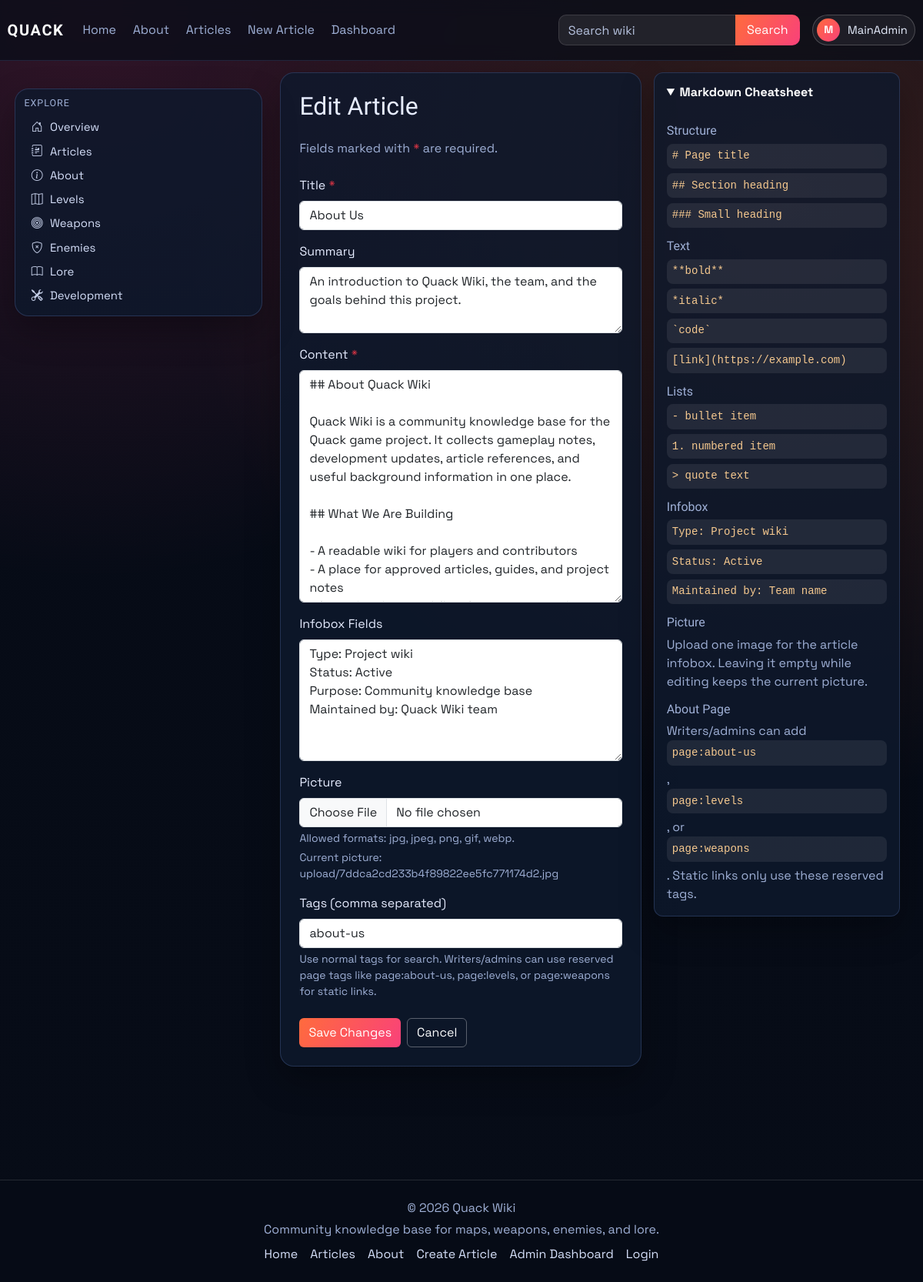
Before: /articles/1/edit (signed in) with the older database file.
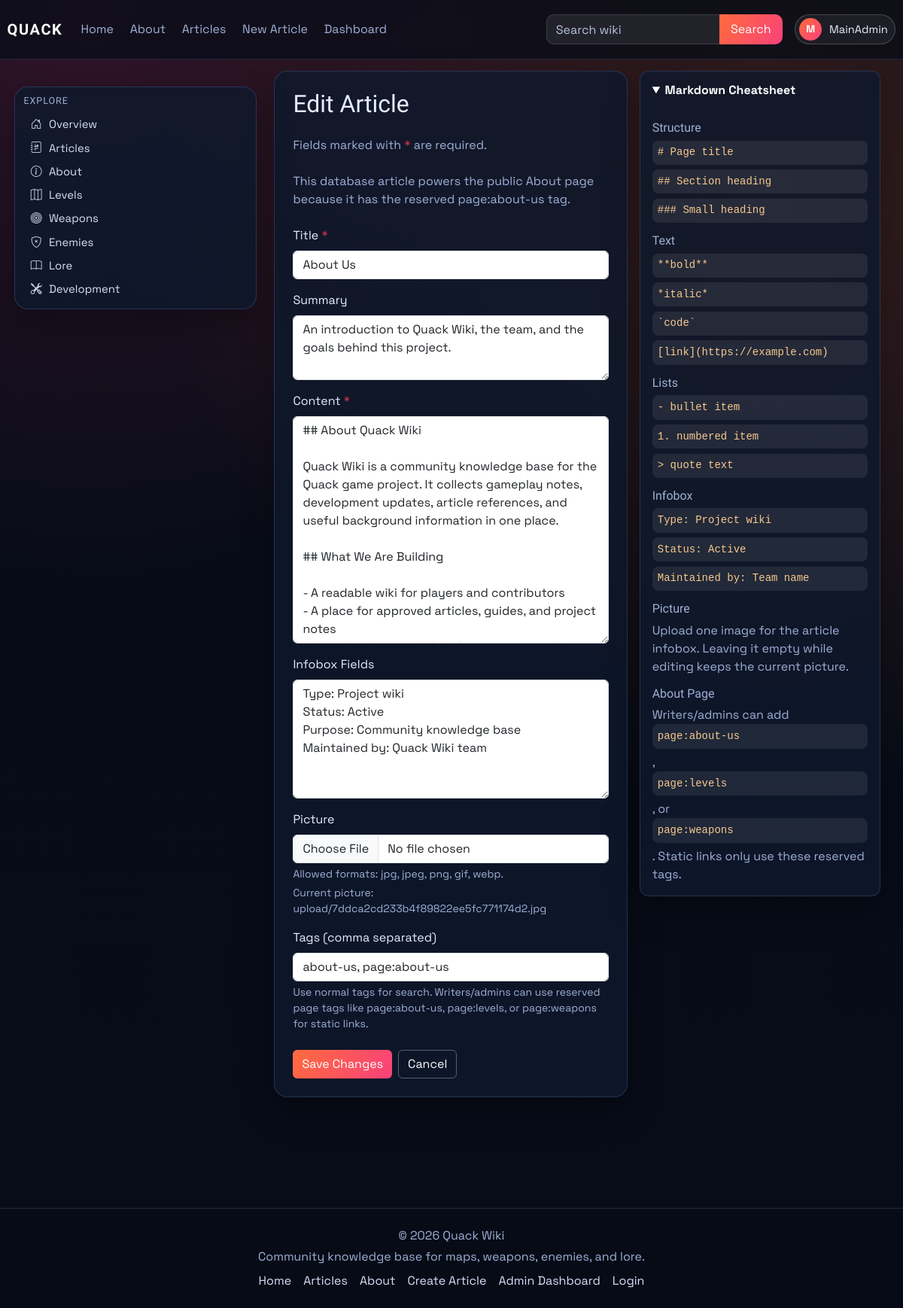
After: the same page with the newer database file.
### models.py (models this page shows)
class Article(db.Model):
    id = db.Column(db.Integer, primary_key=True)
    title = db.Column(db.String(120), unique=True, nullable=False)
    author = db.Column(db.String(120), nullable=False)
    created_at = db.Column(db.DateTime, default=datetime.utcnow)
    image_url = db.Column(db.String(120), default='default.png')
    summary = db.Column(db.Text)
    content = db.Column(db.Text, nullable=False)
    infobox_data = db.Column(db.Text, nullable=True)
    tags = db.Column(db.JSON, default=list)
    status = db.Column(db.String(20), default='pending', nullable=False)
    approved_by = db.Column(db.String(120), nullable=True)
    approved_at = db.Column(db.DateTime, nullable=True)
    is_archived = db.Column(db.Boolean, default=False, nullable=False)
    archived_at = db.Column(db.DateTime, nullable=True)

### main.py (the view, shortened to what this page needs)
@app.route('/articles/<int:article_id>/edit', methods=['GET', 'POST'])
@login_required
def edit_article(article_id):
    article_obj = Article.query.get_or_404(article_id)
    if not can_edit_article(article_obj):
        abort(403)
    form = ArticleForm(obj=article_obj)
    if request.method == 'GET':
        form.tags.data = ', '.join(article_obj.tags or [])
        form.infobox_data.data = article_obj.infobox_data or ''
    return render_template('create_article.html', form=form, is_edit=True, article=article_obj)

### forms.py
class ArticleForm(FlaskForm):
    title = StringField("Title", validators=[DataRequired(), Length(min=3, max=120)])
    summary = TextAreaField("Summary", validators=[Length(max=1000)])
    content = TextAreaField("Content", validators=[DataRequired()])
    infobox_data = TextAreaField("Infobox Fields", validators=[Length(max=3000)])
    image_file = FileField("Picture", validators=[
        FileAllowed(["jpg", "jpeg", "png", "gif", "webp"], "Images only.")
    ])
    tags = StringField("Tags (comma separated)")
    submit = SubmitField("Create Article")

### main.py (called while the page is built)
@login_manager.user_loader
def load_user(user_id):
    return User.query.get(int(user_id))

def can_edit_article(article_obj: Article) -> bool:
    if not current_user.is_authenticated:
        return False
    if current_user.role in ['admin', 'writer']:
        return True
    return False

### templates/create_article.html (shortened to what the changed rows need)
{% extends "_base.html" %}
{% block content %}
<div class="container-fluid px-0">
    <div class="article-editor-layout mx-auto">
        <div class="card p-4">
            <h2 class="mb-4">{% if is_edit %}Edit Article{% else %}Create Article{% endif %}</h2>
            <p class="text-muted mb-4">Fields marked with <span class="text-danger">*</span> are required.</p>
            {% if is_edit and article and article.tags and 'page:about-us' in article.tags %}
            <p class="text-muted mb-4">This database article powers the public About page because it has the reserved page:about-us tag.</p>
            {% endif %}
            <form method="POST" enctype="multipart/form-data" action="{% if is_edit and article %}{{ url_for('edit_article', article_id=article.id) }}{% else %}{{ url_for('create_article') }}{% endif %}">
                <div class="mb-3">
                    <label class="form-label">{{ form.title.label.text }} <span class="text-danger">*</span></label>
                    {{ form.title(class="form-control", placeholder="Article title") }}
                </div>
                <div class="mb-3">
                    {{ form.summary.label(class="form-label") }}
                    {{ form.summary(class="form-control", rows="3", placeholder="Short summary") }}
                </div>
                <div class="mb-3">
                    <label class="form-label">{{ form.content.label.text }} <span class="text-danger">*</span></label>
                    {{ form.content(class="form-control", rows="12", placeholder="Main article content") }}
                </div>
                <div class="mb-3">
                    {{ form.infobox_data.label(class="form-label") }}
                    {{ form.infobox_data(class="form-control", rows="6", placeholder="Type: Project wiki\nStatus: Active\nPurpose: Community knowledge base") }}
                </div>
                <div class="mb-3">
                    {{ form.image_file.label(class="form-label") }}
                    {{ form.image_file(class="form-control") }}
                    <div class="form-text text-muted mt-1">Allowed formats: jpg, jpeg, png, gif, webp.</div>
                    {% if is_edit and article and article.image_url %}
                    <div class="form-text text-muted mt-1">Current picture: {{ article.image_url }}</div>
                    {% endif %}
                </div>
                <div class="mb-4">
                    {{ form.tags.label(class="form-label") }}
                    {{ form.tags(class="form-control", placeholder="guide, lore, page:about-us") }}
                    <div class="form-text text-muted mt-1">Use normal tags for search. Writers/admins can use reserved page tags like page:about-us, page:levels, or page:weapons for static links.</div>
                </div>
                <div class="d-flex gap-2">
                </div>
            </form>
        </div>
    </div>
</div>
{% endblock %}

Changed rows visible on the page:
changed Article "upload/7ddca2cd233b4f89822ee5fc771174d2.jpg": tags "about-us" → "about-us, page:about-us"
Other visible differences:
text now shown: "This database article powers the public About page because it has the reserved page:about-us tag."
